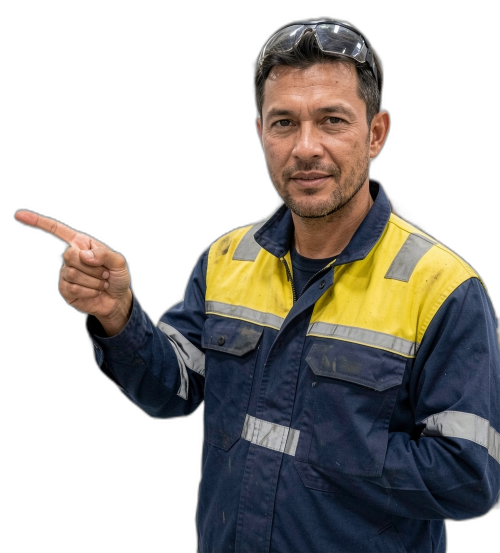
#> input picture backend/src/carousel/layouts/_fixtures/menunjuk.png, 1000 x 1106 px (shown at 1/2 size)
$ python -i subtitle_builder.py   (imports and definitions only)
#> lines starting #> are read from the running program, lines starting #| are printed output that depends on the picture
#> further down, picture is the input picture: PIL image 1000x1106 RGBA; mean R, G, B, A 41.8, 39, 35.3, 121.5
"""Subtitle kinetik, headline, dan kartu CTA brand untuk video vertikal (Pillow + NumPy).

Perbaikan dibanding versi lama:
- Import `Dict`/`Any` hilang -> NameError saat import di Python < 3.14 (anotasi baru ditunda di 3.14).
- Badge highlight kata: posisi vertikal kini memakai metrik font (ascent/descent), bukan bbox per
  kata, sehingga badge tidak bergeser dan tingginya konsisten. Jarak antarkata selalu lebih lebar
  dari padding badge, jadi badge tidak lagi menimpa kata di sebelahnya.
- Semua teks diukur dan dimuat ke dalam safe-area (shrink / wrap / elipsis), tidak ada lagi
  teks selebar 1748 px di kanvas 1080 px.
- Warna, logo, nama, dan kontak kartu CTA diambil dari config/brand.json (bukan hardcode).
"""
from __future__ import annotations

import json
from functools import lru_cache
from pathlib import Path
from typing import Any, Dict, List, Optional, Tuple

import numpy as np
from PIL import Image, ImageChops, ImageDraw, ImageFont

from src import config
from src.reels.models import WordTiming

FONT_PATH_DEFAULT = config.ROOT / "src" / "render" / "fonts" / "Poppins-Bold.ttf"
FONT_PATH_REGULAR = config.ROOT / "src" / "render" / "fonts" / "Poppins-Regular.ttf"
BRAND_JSON_PATH = config.ROOT / "config" / "brand.json"

CANVAS_WIDTH = 1080
CANVAS_HEIGHT = 1920

# Safe zone Instagram Reels (9:16)
SAFE_TOP = 250       # hindari ikon header IG
SAFE_BOTTOM = 1550   # hindari caption & judul audio IG
SUBTITLE_Y = 1200    # area fokus subtitle animasi
HEADLINE_Y = 320     # area headline scene
SIDE_MARGIN = 60     # margin kiri/kanan minimum untuk semua teks

RGBA = Tuple[int, int, int, int]

_FALLBACK_TOKENS = {
    "bg": "#0B2A5B",
    "fg": "#FFFFFF",
    "accent": "#FFB400",
}


# --------------------------------------------------------------------------- brand

# [82 lines left out: functions _read_brand_json, load_brand, load_brand_tokens, hex_to_rgba, _luminance, _contrast and 2 more, not called in this run]


# --------------------------------------------------------------------------- font & teks

@lru_cache(maxsize=64)
def _load_font(path_str: str, size: int) -> ImageFont.FreeTypeFont:
    return ImageFont.truetype(path_str, size)


# [18 lines left out: functions _font_candidates, get_font, not called in this run]


def _tw(font, text: str) -> float:
    return float(font.getlength(text))


# [43 lines left out: functions _wrap_lines, _ellipsize, _fit_lines, not called in this run]


def _line_height(font) -> Tuple[int, int, int]:
    asc, desc = font.getmetrics()
    return asc, desc, asc + desc


def _blank(canvas_w: int, canvas_h: int, fill: RGBA = (0, 0, 0, 0)) -> Image.Image:
    return Image.new("RGBA", (canvas_w, canvas_h), fill)


# --------------------------------------------------------------------------- frasa

# [30 lines that did not run here, left out]


# --------------------------------------------------------------------------- subtitle

def layout_subtitle_phrase(words: List[str], canvas_w: int = CANVAS_WIDTH, font_size: int = 54) -> dict:
    """Hitung posisi tiap kata. Dipisah dari render supaya bisa diuji tanpa piksel.

    Aturan: jarak antarkata >= 2 x padding badge + margin, sehingga badge kata aktif tidak pernah
    menyentuh kata tetangga. Font mengecil otomatis bila frasa tidak muat di safe-area.
    """
    pill_pad_x = 28
    max_total = canvas_w - 2 * SIDE_MARGIN - 2 * pill_pad_x
    size = font_size
    while True:
        font = get_font(size)
        pad_x = max(6, round(size * 0.22))
        pad_y = max(4, round(size * 0.11))
        gap = max(round(_tw(font, " ")), 2 * pad_x + max(4, round(size * 0.1)))
        widths = [_tw(font, w) for w in words]
        total = sum(widths) + gap * max(len(words) - 1, 0)
        if total <= max_total or size <= 32:
            break
        size -= 2

    asc, desc, line_h = _line_height(font)
    start_x = (canvas_w - total) / 2
    xs, cur = [], start_x
    for w in widths:
        xs.append(cur)
        cur += w + gap
    return {
        "font": font, "size": size, "xs": xs, "widths": widths, "gap": gap,
        "pad_x": pad_x, "pad_y": pad_y, "asc": asc, "desc": desc, "line_h": line_h,
        "total": total, "start_x": start_x, "pill_pad_x": pill_pad_x,
        "pill_pad_y": 16, "top": SUBTITLE_Y,
    }


# [35 lines that did not run here, left out]


# --------------------------------------------------------------------------- headline

def create_headline_overlay_frame(
    headline: str,
    canvas_w: int = CANVAS_WIDTH,
    canvas_h: int = CANVAS_HEIGHT,
    font_size: int = 64,
) -> np.ndarray:
    """Kartu headline di safe-area atas. Mengecil / dua baris bila terlalu panjang."""
    img = _blank(canvas_w, canvas_h)
    if not headline or not headline.strip():
        return np.array(img)

    draw = ImageDraw.Draw(img)
    pal = get_palette()
    pad_x, pad_y, line_gap = 36, 20, 8

    text = headline.upper().strip()
    max_w = canvas_w - 2 * SIDE_MARGIN - 2 * pad_x
    font, lines = _fit_lines(text, max_w, start=font_size, min_size=40, max_lines=2)
    asc, desc, lh = _line_height(font)

    text_w = max(_tw(font, ln) for ln in lines)
    card_w = text_w + 2 * pad_x
    card_h = len(lines) * lh + (len(lines) - 1) * line_gap + 2 * pad_y
    left = (canvas_w - card_w) / 2
    top = HEADLINE_Y

    draw.rounded_rectangle([left, top, left + card_w, top + card_h], radius=16, fill=pal["accent"])
    base = top + pad_y + asc
    for ln in lines:
        draw.text((canvas_w / 2, base), ln, font=font, fill=pal["accent_fg"], anchor="ms")
        base += lh + line_gap
    return np.array(img)


# --------------------------------------------------------------------------- kartu CTA brand

def _trim_margins(img: Image.Image, tolerance: int = 12) -> Image.Image:
    """Buang margin polos (putih atau transparan) di sekeliling logo supaya mengisi lingkaran."""
#> called with tolerance = 12
    rgba = img.convert("RGBA")
    flat = Image.new("RGBA", rgba.size, (255, 255, 255, 255))
#> flat: PIL image 1000x1106 RGBA; every value is 255
    flat.alpha_composite(rgba)
    diff = ImageChops.difference(flat.convert("RGB"), Image.new("RGB", rgba.size, (255, 255, 255)))
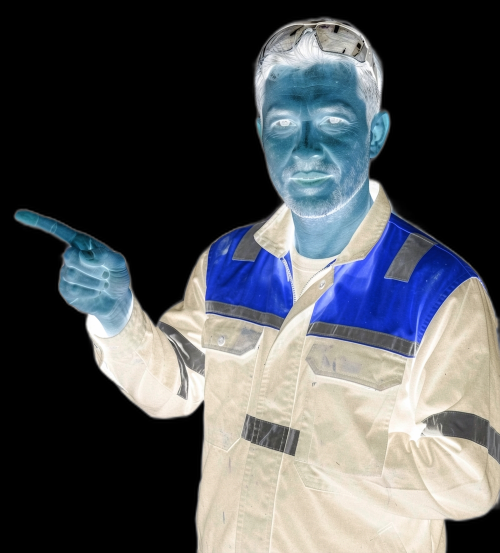
#> diff: PIL image 1000x1106 RGB (shown at 1/2 size); mean R, G, B 80.3, 83, 86.7
    bbox = diff.point(lambda v: 255 if v > tolerance else 0).getbbox()
#> bbox = (26, 32, 1000, 1106)
    return rgba.crop(bbox) if bbox else rgba
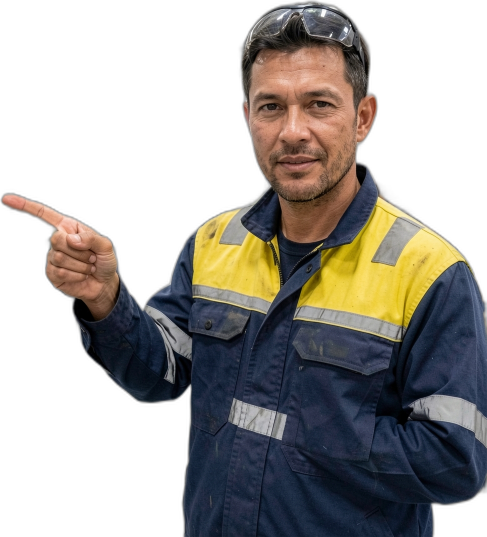
#> returned value: PIL image 974x1074 RGBA (shown at 1/2 size); mean R, G, B, A 44.2, 41.2, 37.3, 128.4; transparent parts drawn white


# [134 lines left out: functions _logo_badge, create_branded_outro_frame, not called in this run]

>>> from PIL import Image
>>> picture = Image.open('../../carousel/layouts/_fixtures/menunjuk.png')
>>> result = _trim_margins(picture)

$ run again, on backend/src/carousel/layouts/_fixtures/pegang_laptop.png
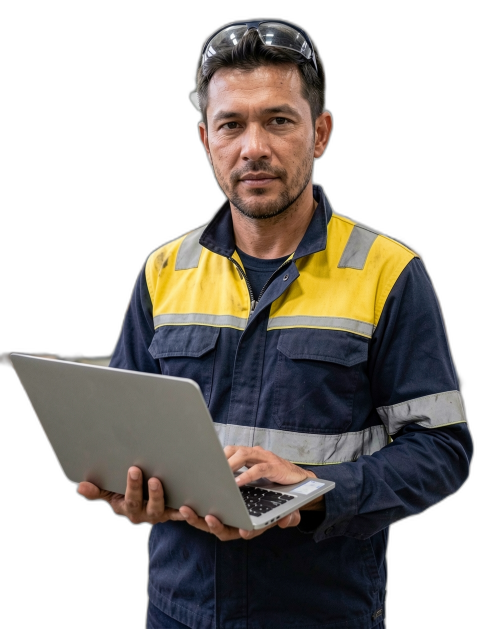
#> input picture backend/src/carousel/layouts/_fixtures/pegang_laptop.png, 977 x 1257 px (shown at 1/2 size)
#> picture is the input picture: PIL image 977x1257 RGBA; mean R, G, B, A 46.1, 41.9, 37.3, 127.5
#> in _trim_margins, `diff = ImageChops.difference(flat.convert("RGB"), Image.new("RGB", rgb..`:
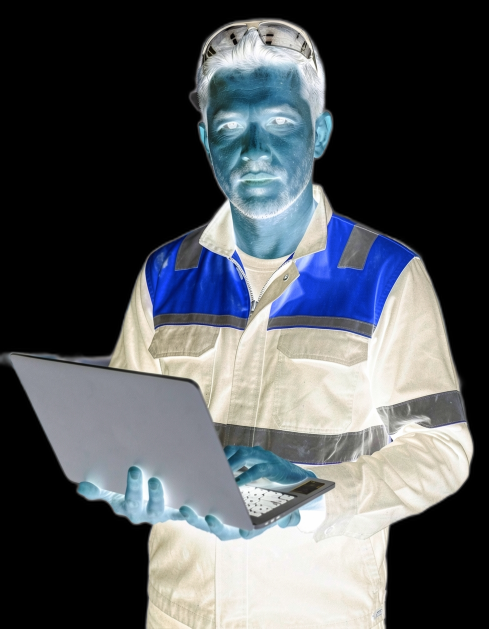
#> diff: PIL image 977x1257 RGB (shown at 1/2 size); mean R, G, B 82, 86.2, 90.7
#> bbox = (0, 35, 949, 1257)
#> in _trim_margins, `return rgba.crop(bbox) if bbox else rgba`:
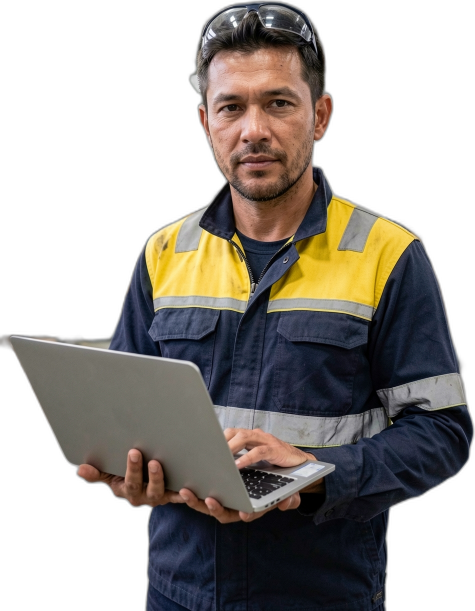
#> returned value: PIL image 949x1222 RGBA (shown at 1/2 size); mean R, G, B, A 48.8, 44.3, 39.5, 135.1; transparent parts drawn white

$ run again, on backend/src/carousel/layouts/_fixtures/senyum.png
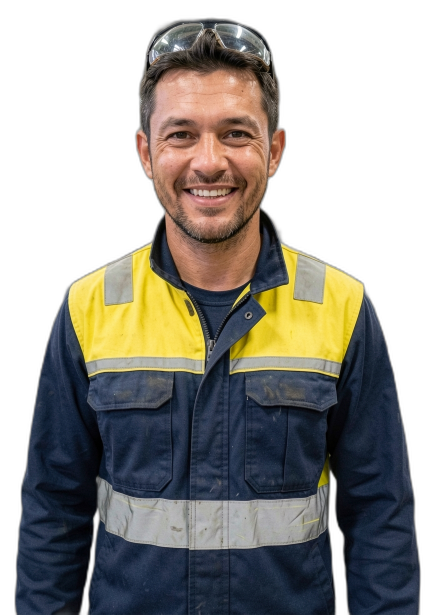
#> input picture backend/src/carousel/layouts/_fixtures/senyum.png, 870 x 1230 px (shown at 1/2 size)
#> picture is the input picture: PIL image 870x1230 RGBA; mean R, G, B, A 54.3, 52, 46.3, 149.2
#> in _trim_margins, `diff = ImageChops.difference(flat.convert("RGB"), Image.new("RGB", rgb..`:
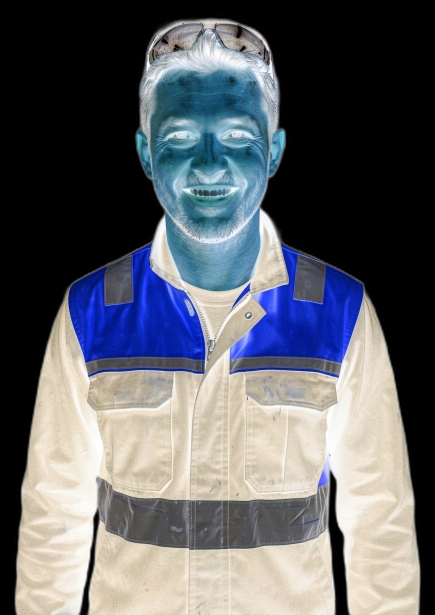
#> diff: PIL image 870x1230 RGB (shown at 1/2 size); mean R, G, B 95.4, 97.7, 103.3
#> bbox = (28, 34, 843, 1230)
#> in _trim_margins, `return rgba.crop(bbox) if bbox else rgba`:
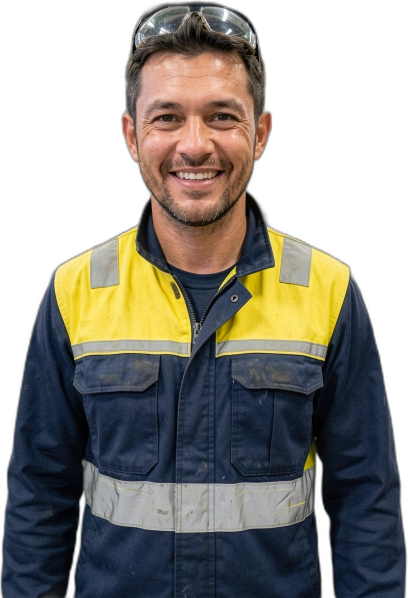
#> returned value: PIL image 815x1196 RGBA (shown at 1/2 size); mean R, G, B, A 59.6, 57.1, 50.8, 163.8; transparent parts drawn white
